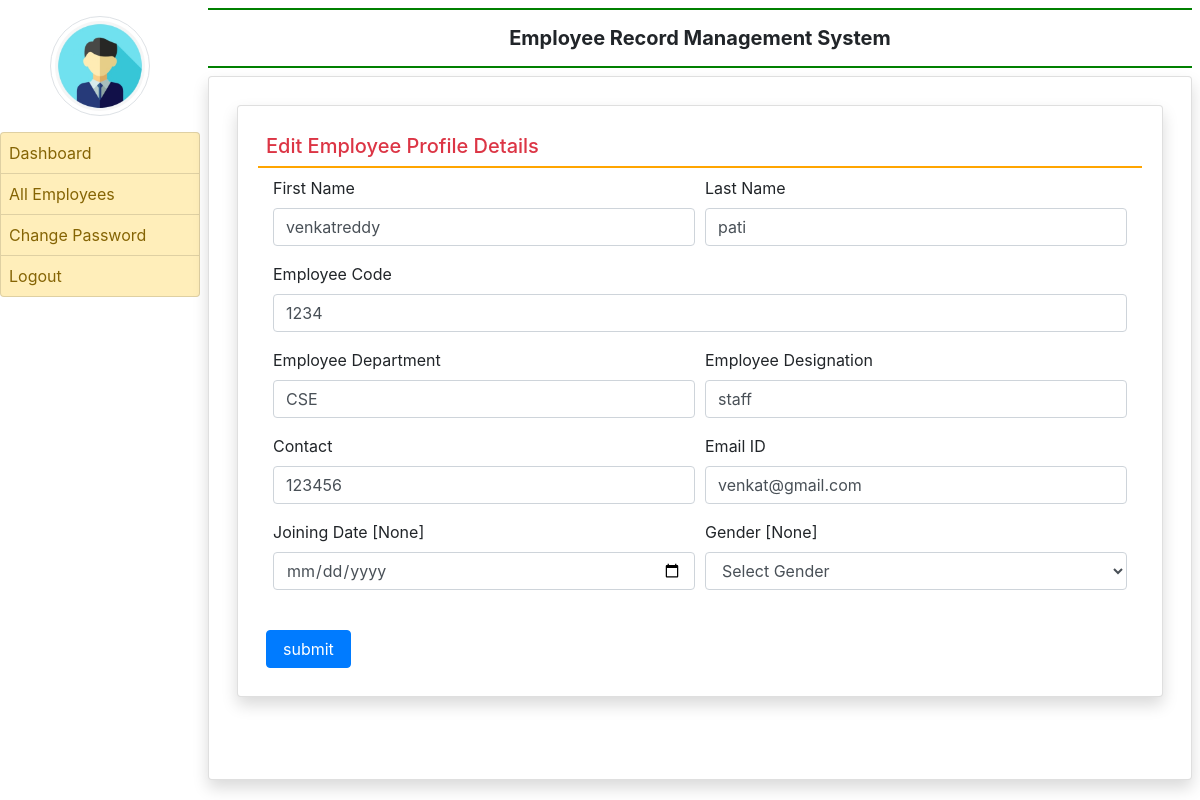
/edit_profile/5 (signed in), run on the app's committed database.
### employee/models.py (models this page shows, shortened)
class EmployeeDetail(models.Model):
    user = models.ForeignKey(User,on_delete=models.CASCADE)
    empcode=models.CharField(max_length=50)
    empdept=models.CharField(max_length=100,null=True)
    designation=models.CharField(max_length=100,null=True)
    contact=models.CharField(max_length=15,null=True)
    gender=models.CharField(max_length=50,null=True)
    joiningdate=models.DateField(null=True)

### employee/views.py (the view, shortened to what this page needs)
# urls.py: path('edit_profile/<int:pid>', edit_profile,name='edit_profile'),
def edit_profile(request,pid):
    if not request.user.is_authenticated:
        return redirect('admin_login')
    error =""
    employee=EmployeeDetail.objects.get(id=pid)
    return render(request,'edit_profile.html',locals())

### employee/templates/edit_profile.html (shortened to what this page needs)
{%extends  'admin_base.html'%}
{% block main%}
<div class="card shadow  m-2">
    <div class="card-body">
        <h5 class="p-2 text-danger" style="border-bottom: 2px solid  orange">Edit Employee Profile Details</h5>
        <div class="container-fluid">
            <form method="post"  >
                <div class="form-row">
                    <div class="col-sm-6">
                        <div  class="form-group">
                            <label>First Name</label>
                            <input type="text" name="firstname" class="form-control" placeholder="Enter First Name" pattern="[A-Za-z]+" value="{{employee.user.first_name}}">
                        </div>
                    </div>
                    <div class="col-sm-6">
                        <div  class="form-group">
                            <label>Last Name</label>
                            <input type="text" name="lastname" class="form-control" placeholder="Enter Last Name" pattern="[A-Za-z]+" value="{{employee.user.last_name}}">
                        </div>
                    </div>
                    <div class="col-sm-12">
                        <div  class="form-group">
                            <label>Employee Code</label>
                            <input type="text" name="empcode" class="form-control" placeholder="Enter Your Employee Code" pattern="[0-9]+" value="{{employee.empcode}}">
                        </div>
                    </div>
                    <div class="col-sm-6">
                        <div  class="form-group">
                            <label>Employee Department</label>
                            <input type="text" name="department" class="form-control" placeholder="Department" value="{{employee.empdept}}" >
                        </div>
                    </div>
                    <div class="col-sm-6">
                        <div  class="form-group">
                            <label>Employee Designation</label>
                            <input type="text" name="designation" class="form-control" placeholder="Designation" value="{{employee.designation}}">
                        </div>
                    </div>
                    <div class="col-sm-6">
                        <div  class="form-group">
                            <label>Contact</label>
                            <input type="text" name="contact" class="form-control" placeholder="Contact Number" value="{{employee.contact}}"  >
                        </div>
                    </div>
                    <div class="col-sm-6">
                        <div  class="form-group">
                            <label>Email ID</label>
                            <input type="email" name="emailid" class="form-control" placeholder="Email ID" value="{{employee.user.username}}" >
                        </div>
                    </div>
                    <div class="col-sm-6">
                        <div  class="form-group">
                            <label>Joining Date [{{employee.joiningdate}}]</label>
                            <input type="date" name="jdate" class="form-control" >
                        </div>
                    </div>
                    <div class="col-sm-6">
                        <div  class="form-group">
                            <label>Gender [{{employee.gender}}]</label>
                            <select name="gender" class="form-control">
                                <option value="None">Select Gender</option>
                            </select>
                        </div>
                    </div>
                    </div>
                </div>
                <input type="submit" value="submit" class=" m-2 px-3 btn btn-primary">
        </div>
    </div>
</div>
{% endblock %}

### data on the page
EmployeeDetail: firstname "venkatreddy", lastname "pati", empcode "1234", department "CSE", designation "staff", contact "123456", emailid "venkat@gmail.com", joiningdate "None", gender "None"
